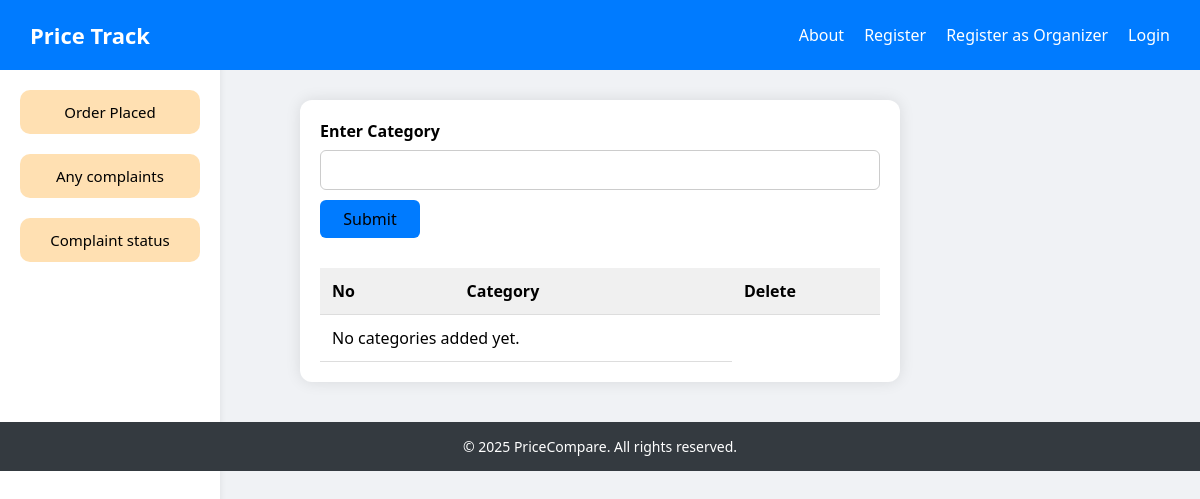
The app's page /product/category, older data.
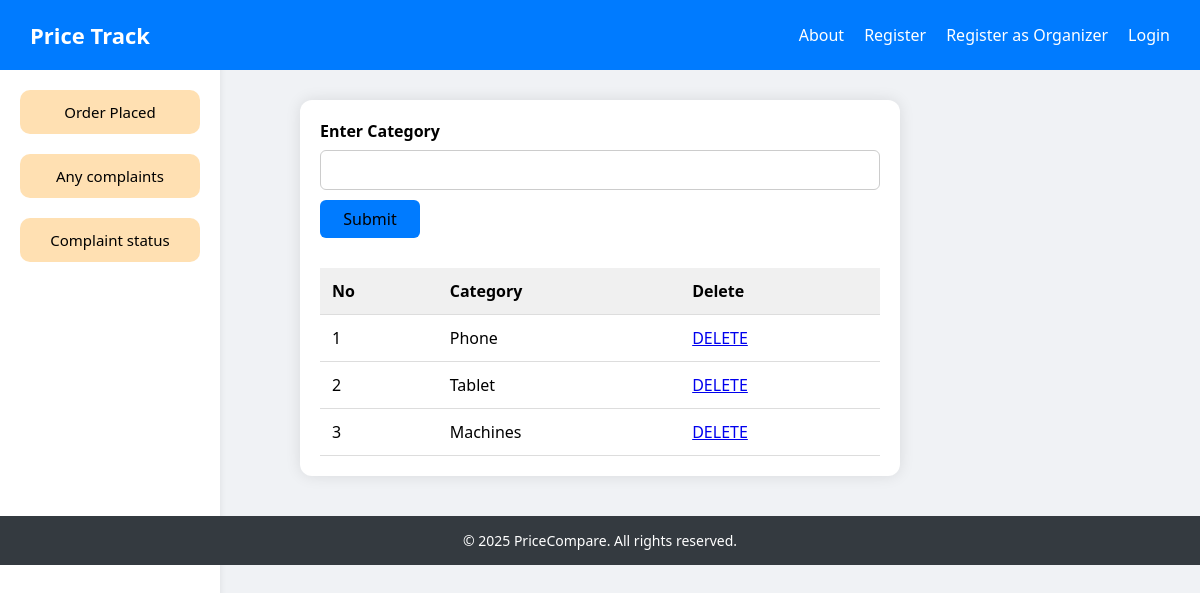
The same page, newer data.
### products/models.py (models this page shows, shortened)
class Category(models.Model):
    name = models.CharField(max_length=20,unique=True)

### products/views.py (the view)
# urls.py: path('category',views.category),
def category(request):
    if request.method == 'POST':
        name = request.POST.get('category')
        if name:
            name = name.strip().capitalize()
            Category.objects.get_or_create(name=name)
    obs = Category.objects.all()
    return render(request, 'category.html',{'ob':obs})

### products/templates/category.html (shortened to what this page needs)
{% extends 'layout.html' %}
{% load static %}
{% block extra_head %}
<link rel="stylesheet" href="{% static 'products/category.css' %}">
{% endblock %}
{% block content %}
{% include 'side.html' %}
<div class="cont">
    <form method="post">
        <label for="category">Enter Category</label>
        <input type="text" name="category" id="category" required>
        <button type="submit">Submit</button>
    </form>
    <table>
        <thead>
            <tr>
                <th>No</th>
                <th>Category</th>
                <th>Delete</th>
            </tr>
        </thead>
        <tbody>
           {% for ob in ob %}
            <tr>
                <td>{{ forloop.counter }}</td>
                <td>{{ ob.name }}</td>
                <td><a href="/product/delete_cat/{{ ob.id}}/" onclick="return confirm('Are you sure to delete this category?')">
                    DELETE
                </a></td>
            </tr>
            {% empty %}
            <tr>
                <td colspan="2">No categories added yet.</td>
            </tr>
            {% endfor %}
        </tbody>
    </table>
</div>
{% endblock %}

Row changes from the older to the newer data that the page shows:
added Category: name "Phone"
added Category: name "Tablet"
added Category: name "Machines"
Text that changed along with them:
text no longer shown: "No categories added yet."
